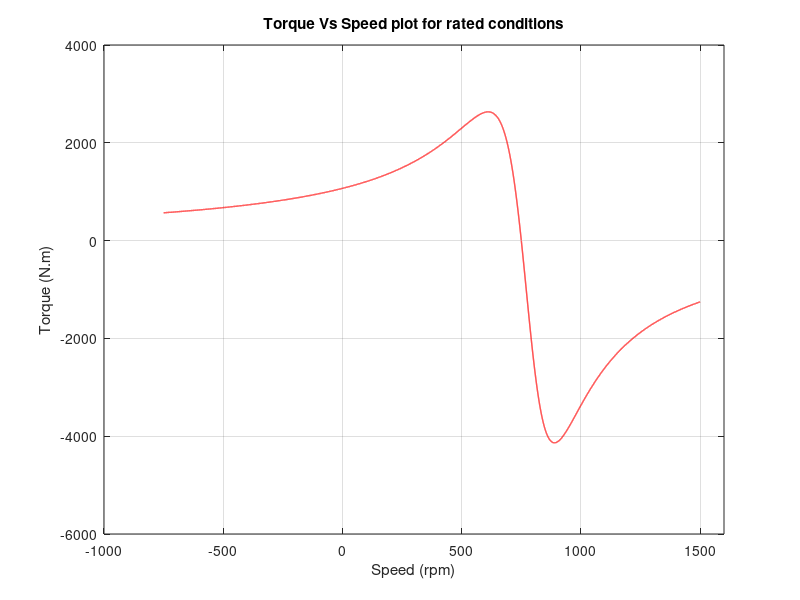
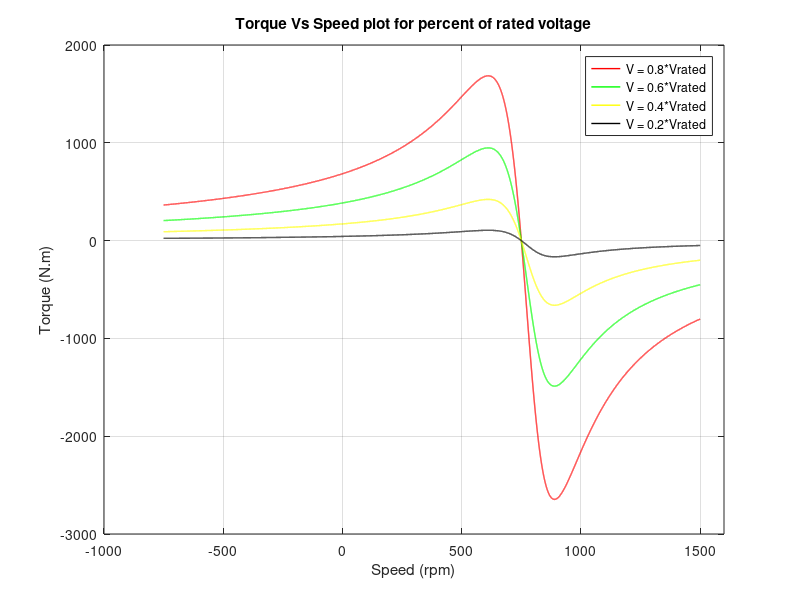
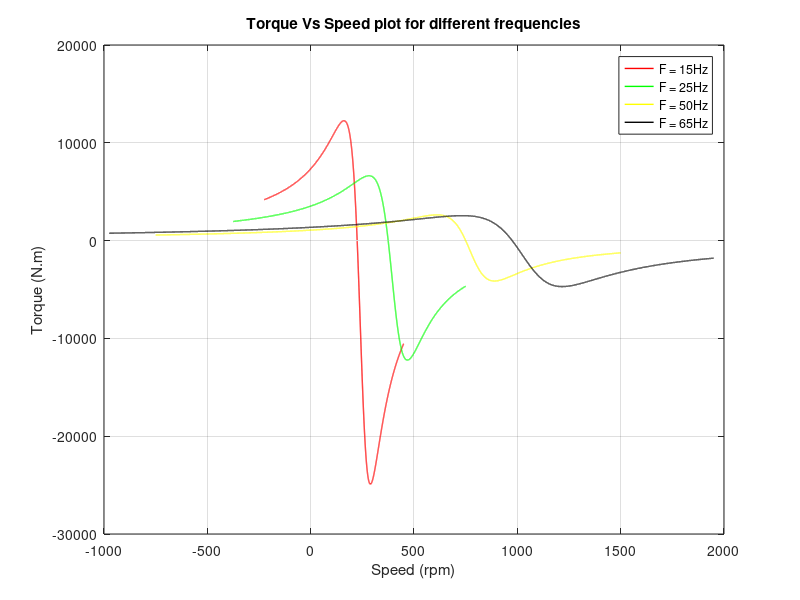
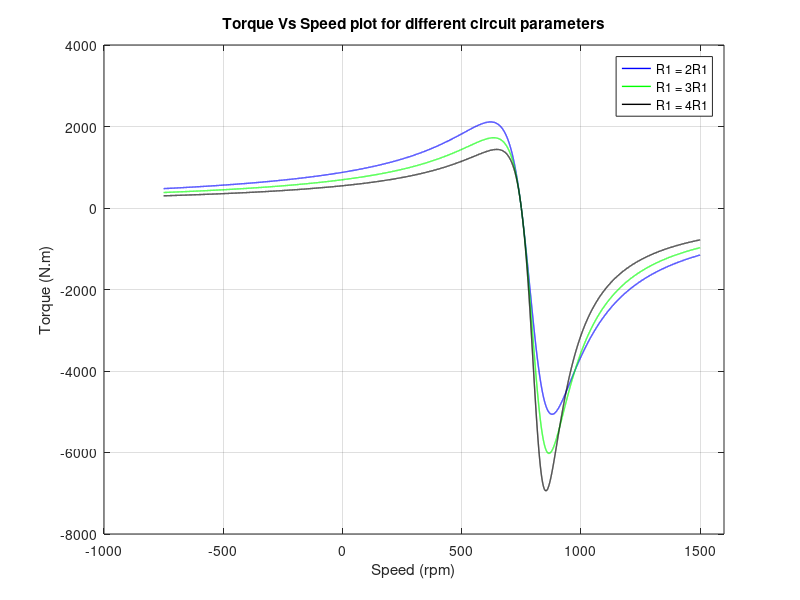

The MATLAB script that drew these images, in order:
close all;
clear all;
clc;
pair_poles = 8/2;
S_min = -1;
S_max = 2;
R1 = 0.085;
R2_prime = 0.067;
X1 = 0.196i;
X2_prime = 0.161i;
X_muo = 6.65i;
Vph = 220-127.0170592i;
% a) at Rated conditions
F = 50; %Hz
Vth = Vph*(X_muo/(X_muo+X1+R1));
Zth = (X_muo*(X1+R1))/(X1+X_muo+R1); %ohm
ns = (60*F)/pair_poles; %rpm
Ws = (2*pi*ns)/60; %rad/s
n = [(ns)*(1-S_max):0.1:(ns)*(1-S_min)]; %rpm
%caculating the torque
Torque = zeros(1,length(n));
for i=1:length(n)
    Torque(i) = (3*(abs((Vth))^2)*0.067*(ns/(ns-n(i)))) / (Ws*(abs(Zth+(0.067*(ns/(ns-n(i))))+0.161i))^2);
end
%plotting the torque Vs speed
figure('Name','The torque-speed characteristics for a slip range from 2 to-1 at rated conditions.');
plot(n,Torque,'r','linewidth',1);
xlim([-1000 1600]);
title("Torque Vs Speed plot for rated conditions");
xlabel("Speed (rpm)");
ylabel("Torque (N.m)");
grid on;

%b)at percents of Vrated(same parameters as required (a)) but:
%only multiply Vth by percents required

%caculating torques
Torque_80percent_Vrated = zeros(1,length(n));
Torque_60percent_Vrated = zeros(1,length(n));
Torque_40percent_Vrated = zeros(1,length(n));
Torque_20percent_Vrated = zeros(1,length(n));

for i=1:length(n)
    Vth8 = 0.8*Vth;
    Torque_80percent_Vrated(i) = (3*(abs((Vth8))^2)*0.067*(ns/(ns-n(i)))) / (Ws*(abs(Zth+(0.067*(ns/(ns-n(i))))+0.161i))^2);
    Vth6 = 0.6*Vth;
    Torque_60percent_Vrated(i) = (3*(abs((Vth6))^2)*0.067*(ns/(ns-n(i)))) / (Ws*(abs(Zth+(0.067*(ns/(ns-n(i))))+0.161i))^2);
    Vth4 = 0.4*Vth;
    Torque_40percent_Vrated(i) = (3*(abs((Vth4))^2)*0.067*(ns/(ns-n(i)))) / (Ws*(abs(Zth+(0.067*(ns/(ns-n(i))))+0.161i))^2);
    Vth2 = 0.2*Vth;
    Torque_20percent_Vrated(i) = (3*(abs((Vth2))^2)*0.067*(ns/(ns-n(i)))) / (Ws*(abs(Zth+(0.067*(ns/(ns-n(i))))+0.161i))^2);
end

% plotting torques Vs speed
figure('Name' , 'The torque-speed characteristics for a slip range from 2 to -1 at percents of Vrated');
plot(n,Torque_80percent_Vrated,'r','linewidth',1);
hold on;
plot(n,Torque_60percent_Vrated,'g','linewidth',1);
hold on;
plot(n,Torque_40percent_Vrated,'y','linewidth',1);
hold on;
plot(n,Torque_20percent_Vrated,'k','linewidth',1);
hold off;
title('Torque Vs Speed plot for percent of rated voltage');
xlabel("Speed (rpm)");
ylabel("Torque (N.m)");
grid on;
legend('V = 0.8*Vrated','V = 0.6*Vrated','V = 0.4*Vrated','V = 0.2*Vrated','Location','NorthEast');
xlim([-1000 1600]);
grid on;

%c)at different frequencies
%calculating the changing parameters
F15 = 15;
F25 = 25;
F65 = 65;

X1_15Hz = X1*(F15/F);
X2_prime_15Hz = X2_prime*(F15/F);
X_muo_15Hz = X_muo*(F15/F);

X1_25Hz = X1*(F25/F);
X2_prime_25Hz = X2_prime*(F25/F);
X_muo_25Hz = X_muo*(F25/F);

X1_65Hz = X1*(F65/F);
X2_prime_65Hz = X2_prime*(F65/F);
X_muo_65Hz = X_muo*(F65/F);

Zth = (X_muo*(X1+R1))/(X1+X_muo+R1);

Vth_15Hz = Vph*(X_muo_15Hz/(X_muo_15Hz+X1_15Hz+R1));
Vth_25Hz = Vph*(X_muo_25Hz/(X_muo_25Hz+X1_25Hz+R1));
Vth_65Hz = Vph*(X_muo_65Hz/(X_muo_65Hz+X1_65Hz+R1));

Zth_15Hz = (X_muo_15Hz*(X1_15Hz+R1))/(X1_15Hz+X_muo_15Hz+R1);
Zth_25Hz = (X_muo_25Hz*(X1_25Hz+R1))/(X1_25Hz+X_muo_25Hz+R1);
Zth_65Hz = (X_muo_25Hz*(X1_25Hz+R1))/(X1_25Hz+X_muo_25Hz+R1);

ns_15Hz = (60*F15)/pair_poles;
ns_25Hz = (60*F25)/pair_poles;
ns_65Hz = (60*F65)/pair_poles;

Ws_15Hz = (2*pi*ns_15Hz)/60;
Ws_25Hz = (2*pi*ns_25Hz)/60;
Ws_65Hz = (2*pi*ns_65Hz)/60;

n_15HZ = [(ns_15Hz)*(1-S_max):0.1:(ns_15Hz)*(1-S_min)];
n_25HZ = [(ns_25Hz)*(1-S_max):0.1:(ns_25Hz)*(1-S_min)];
n_65HZ = [(ns_65Hz)*(1-S_max):0.1:(ns_65Hz)*(1-S_min)];
% calculating torques
Torque_15Hz = zeros(1,length(n_15HZ));
Torque_25Hz = zeros(1,length(n_25HZ));
Torque_65Hz = zeros(1,length(n_65HZ));

for i=1:length(n_15HZ)
    Torque_15Hz(i) = (3*(abs((Vth_15Hz))^2)*0.067*(ns_15Hz/(ns_15Hz-n_15HZ(i)))) / (Ws_15Hz*(abs(Zth_15Hz+(0.067*(ns_15Hz/(ns_15Hz-n_15HZ(i))))+0.161i))^2);
end

for i=1:length(n_25HZ)
    Torque_25Hz(i) = (3*(abs((Vth_25Hz))^2)*0.067*(ns_25Hz/(ns_25Hz-n_25HZ(i)))) / (Ws_25Hz*(abs(Zth_25Hz+(0.067*(ns_25Hz/(ns_25Hz-n_25HZ(i))))+0.161i))^2);
end

for i=1:length(n_65HZ)
    Torque_65Hz(i) = (3*(abs((Vth_65Hz))^2)*0.067*(ns_65Hz/(ns_65Hz-n_65HZ(i)))) / (Ws_65Hz*(abs(Zth_65Hz+(0.067*(ns_65Hz/(ns_65Hz-n_65HZ(i))))+0.161i))^2);
end

%plotting torques Vs speed
figure('Name','The torque-speed characteristics for a slip range from 2 to-1 at different frequencies.');
plot(n_15HZ,Torque_15Hz,'r','linewidth',1);
hold on;
plot(n_25HZ,Torque_25Hz,'g','linewidth',1);
hold on;
plot(n,Torque,'y','linewidth',1);
hold on;
plot(n_65HZ,Torque_65Hz,'k','linewidth',1);
hold off;
title("Torque Vs Speed plot for different frequencies");
xlabel("Speed (rpm)");
ylabel("Torque (N.m)");
legend('F = 15Hz','F = 25Hz','F = 50Hz','F = 65Hz','Location','NorthEast');
xlim([-1000 2000]);
grid on;

% d) at different values for R1
%calculating the changing parameters
Vth_2R1 = 216.631639-118.0011781i;
Vth_3R1 = 217.9951021-115.2599516i;
Vth_4R1 = 219.2881314-112.489845i;
Zth_2R1 = 0.1603063428+0.1943692782i;
Zth_3R1 = 0.240274428+0.1993382967i;
Zth_4R1 = 0.3200210475+0.2062820853i;
%calculating torques
Torque_2R1 = zeros(1,length(n));
Torque_3R1 = zeros(1,length(n));
Torque_4R1 = zeros(1,length(n));
for i=1:length(n)
    Torque_2R1(i) = (3*(abs((Vth_2R1))^2)*0.067*(ns/(ns-n(i)))) / (Ws*(abs(Zth_2R1+(0.067*(ns/(ns-n(i))))+0.161i))^2);
    Torque_3R1(i) = (3*(abs((Vth_3R1))^2)*0.067*(ns/(ns-n(i)))) / (Ws*(abs(Zth_3R1+(0.067*(ns/(ns-n(i))))+0.161i))^2);
    Torque_4R1(i) = (3*(abs((Vth_4R1))^2)*0.067*(ns/(ns-n(i)))) / (Ws*(abs(Zth_4R1+(0.067*(ns/(ns-n(i))))+0.161i))^2);
end
%plotting troques Vs speed
figure('Name','The torque-speed characteristics for a slip range from 2 to-1 at circuit parameteres.');
plot(n,Torque_2R1,'b','linewidth',1);
hold on;
plot(n,Torque_3R1,'g','linewidth',1);
hold on;
plot(n,Torque_4R1,'k','linewidth',1);
hold off;
title("Torque Vs Speed plot for different circuit parameters");
xlabel("Speed (rpm)");
ylabel("Torque (N.m)");
legend('R1 = 2R1','R1 = 3R1','R1 = 4R1','Location','NorthEast');
xlim([-1000 1600]);
grid on;